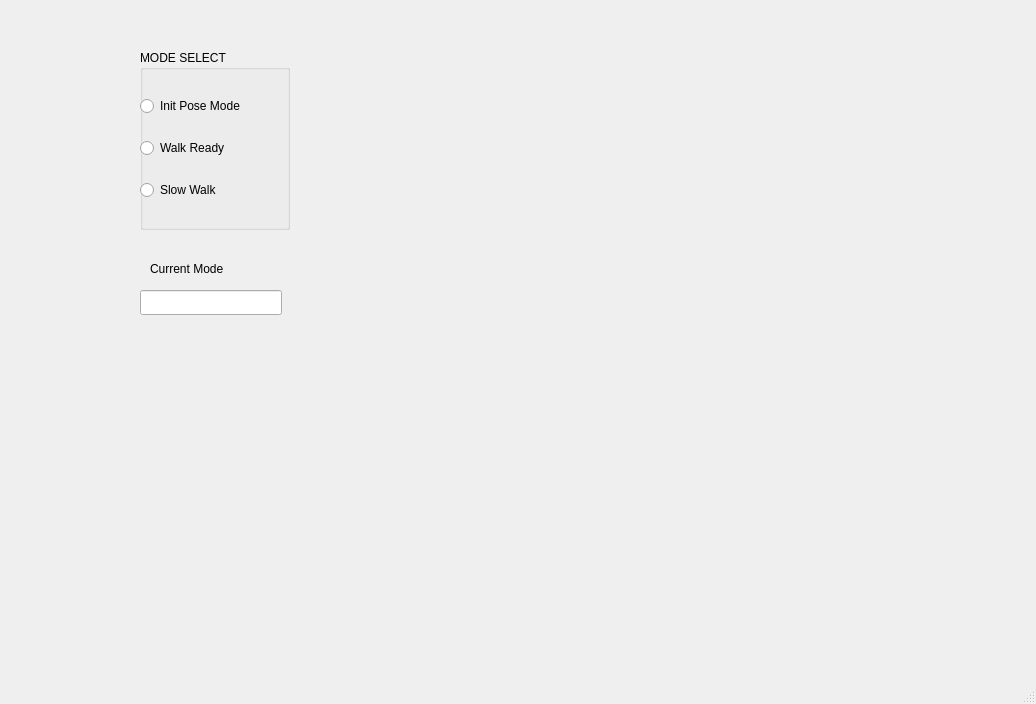
<?xml version="1.0" encoding="UTF-8"?>
<ui version="4.0">
 <class>MainWindowDesign</class>
 <widget class="QMainWindow" name="MainWindowDesign">
  <property name="geometry">
   <rect>
    <x>0</x>
    <y>0</y>
    <width>1036</width>
    <height>704</height>
   </rect>
  </property>
  <property name="windowTitle">
   <string>QRosApp</string>
  </property>
  <property name="windowIcon">
   <iconset>
    <normaloff>:/images/icon.png</normaloff>:/images/icon.png</iconset>
  </property>
  <property name="locale">
   <locale language="English" country="Australia"/>
  </property>
  <widget class="QWidget" name="centralwidget">
   <widget class="QGroupBox" name="groupBox_3">
    <property name="geometry">
     <rect>
      <x>140</x>
      <y>50</y>
      <width>150</width>
      <height>180</height>
     </rect>
    </property>
    <property name="sizePolicy">
     <sizepolicy hsizetype="Preferred" vsizetype="Preferred">
      <horstretch>0</horstretch>
      <verstretch>0</verstretch>
     </sizepolicy>
    </property>
    <property name="maximumSize">
     <size>
      <width>150</width>
      <height>180</height>
     </size>
    </property>
    <property name="sizeIncrement">
     <size>
      <width>0</width>
      <height>0</height>
     </size>
    </property>
    <property name="baseSize">
     <size>
      <width>0</width>
      <height>0</height>
     </size>
    </property>
    <property name="title">
     <string>MODE SELECT</string>
    </property>
    <property name="flat">
     <bool>false</bool>
    </property>
    <property name="checkable">
     <bool>false</bool>
    </property>
    <widget class="QWidget" name="layoutWidget">
     <property name="geometry">
      <rect>
       <x>0</x>
       <y>30</y>
       <width>146</width>
       <height>138</height>
      </rect>
     </property>
     <layout class="QVBoxLayout" name="verticalLayout_2">
      <item>
       <widget class="QRadioButton" name="R1">
        <property name="minimumSize">
         <size>
          <width>144</width>
          <height>0</height>
         </size>
        </property>
        <property name="text">
         <string>Init Pose Mode</string>
        </property>
       </widget>
      </item>
      <item>
       <widget class="QRadioButton" name="R2">
        <property name="minimumSize">
         <size>
          <width>112</width>
          <height>0</height>
         </size>
        </property>
        <property name="text">
         <string>Walk Ready</string>
        </property>
       </widget>
      </item>
      <item>
       <widget class="QRadioButton" name="R3">
        <property name="minimumSize">
         <size>
          <width>112</width>
          <height>0</height>
         </size>
        </property>
        <property name="text">
         <string>Slow Walk</string>
        </property>
       </widget>
      </item>
     </layout>
    </widget>
   </widget>
   <widget class="QLabel" name="label_3">
    <property name="geometry">
     <rect>
      <x>150</x>
      <y>260</y>
      <width>95</width>
      <height>17</height>
     </rect>
    </property>
    <property name="text">
     <string>Current Mode</string>
    </property>
    <property name="textFormat">
     <enum>Qt::AutoText</enum>
    </property>
   </widget>
   <widget class="QLineEdit" name="LE1">
    <property name="geometry">
     <rect>
      <x>140</x>
      <y>290</y>
      <width>142</width>
      <height>25</height>
     </rect>
    </property>
   </widget>
  </widget>
  <widget class="QStatusBar" name="statusbar"/>
  <action name="action_Quit">
   <property name="text">
    <string>&amp;Quit</string>
   </property>
   <property name="shortcut">
    <string>Ctrl+Q</string>
   </property>
   <property name="shortcutContext">
    <enum>Qt::ApplicationShortcut</enum>
   </property>
  </action>
  <action name="action_Preferences">
   <property name="text">
    <string>&amp;Preferences</string>
   </property>
  </action>
  <action name="actionAbout">
   <property name="text">
    <string>&amp;About</string>
   </property>
  </action>
  <action name="actionAbout_Qt">
   <property name="text">
    <string>About &amp;Qt</string>
   </property>
  </action>
 </widget>
 <resources/>
 <connections/>
</ui>
